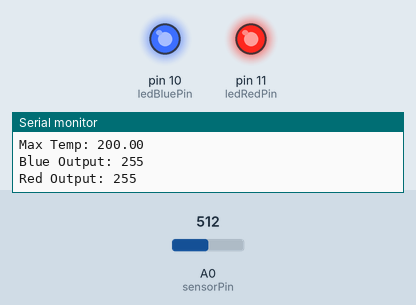
A sketch run on a simulated Arduino Uno, built with avr-gcc and run on an emulated ATmega328P. On the bench: output pins drawn as LEDs (lit = HIGH), the last lines printed to the serial monitor. The inputs (shaded band) are chosen by the test bench; at power-on: A0 (sensorPin) = 512.

Above: at 2.8 s.
2.9 s: A0 (sensorPin) set to 522
At 4.6 s:
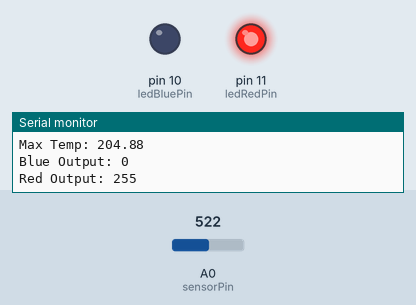
5.6 s: A0 (sensorPin) set to 511
At 6.6 s:
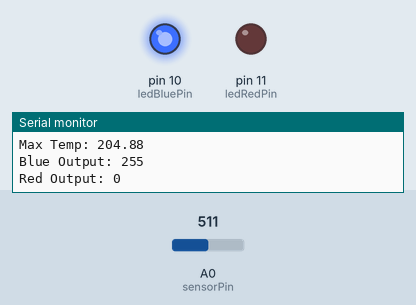
8.3 s: A0 (sensorPin) set to 716
At 10.6 s:
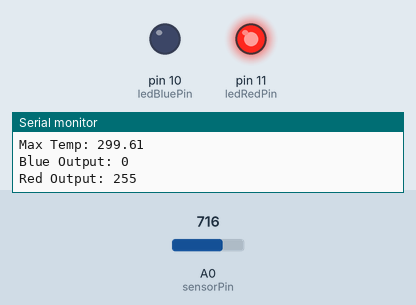
11.7 s: A0 (sensorPin) set to 708
At 12.6 s:
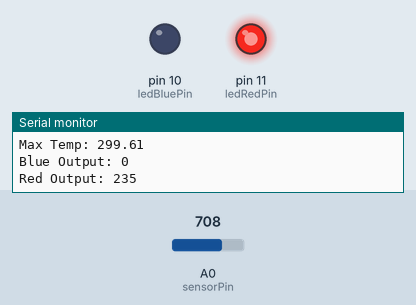
Timing chart, 0 to 14.7 s (numbered marks = the images above; inputs shaded):
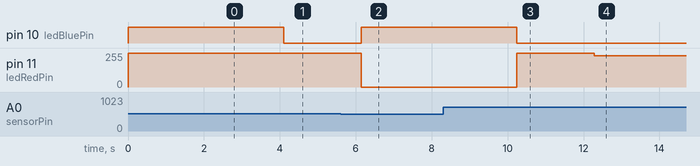

Measured:
- the behaviour switches between 514 and 515 on A0 (sensorPin) (found by bisection; images 0 and 1)
- after the input at 2.9 s, pin 10 (ledBluePin): HIGH → LOW after 1.2 s
- after the input at 5.6 s, pin 10 (ledBluePin): LOW → HIGH after 0.54 s; pin 11 (ledRedPin): 255/255 → 0/255 after 0.54 s
- after the input at 8.3 s, pin 10 (ledBluePin): HIGH → LOW after 1.9 s; pin 11 (ledRedPin): 0/255 → 255/255 after 1.9 s
- after the input at 11.7 s, pin 11 (ledRedPin): 255/255 → 235/255 after 0.58 s

The sketch:

Hotter_Or_Colder_Than_Average.ino
```cpp
const int ledBluePin = 10;
const int ledRedPin = 11;

const int sensorPin = A0;
int rawSensorValue = 0;
float sensorVoltage = 0.0;

float sensorTemperature = 0.0;

int outputRed = 0;
int outputBlue = 0;

float sensorMinValue = 1024.0;
float sensorMaxValue = -1024.0;
float halfTemp = 0;

void setup() {
  pinMode(ledRedPin, OUTPUT);
  pinMode(ledBluePin, OUTPUT);

  pinMode(sensorPin, INPUT);

  Serial.begin(9600);
}

void loop() {
  rawSensorValue = analogRead(sensorPin);
  sensorVoltage = (rawSensorValue / 1024.0) * 5.0;
  sensorTemperature = (sensorVoltage - 0.5) * 100;

  Serial.print("Temperature: ");
  Serial.println(sensorTemperature);

  if(sensorTemperature < sensorMinValue) {
    sensorMinValue = sensorTemperature;
  }

  if(sensorTemperature > sensorMaxValue) {
    sensorMaxValue = sensorTemperature;
  }

  halfTemp = (sensorMaxValue - sensorMinValue) / 2;
  halfTemp = sensorMinValue + halfTemp;

  outputBlue = map(sensorTemperature, sensorMinValue, halfTemp + 1, 255, 0);
  outputRed = map(sensorTemperature, halfTemp - 1, sensorMaxValue, 1, 255);

  outputRed = constrain(outputRed, 0, 255);
  outputBlue = constrain(outputBlue, 0, 255);

  analogWrite(ledRedPin, outputRed);
  analogWrite(ledBluePin, outputBlue);

  Serial.print("Half Temp: ");
  Serial.println(halfTemp);
  Serial.print("Min Temp: ");
  Serial.println(sensorMinValue);
  Serial.print("Max Temp: ");
  Serial.println(sensorMaxValue);
  Serial.print("Blue Output: ");
  Serial.println(outputBlue);
  Serial.print("Red Output: ");
  Serial.println(outputRed);

  delay(2000);
}
```
